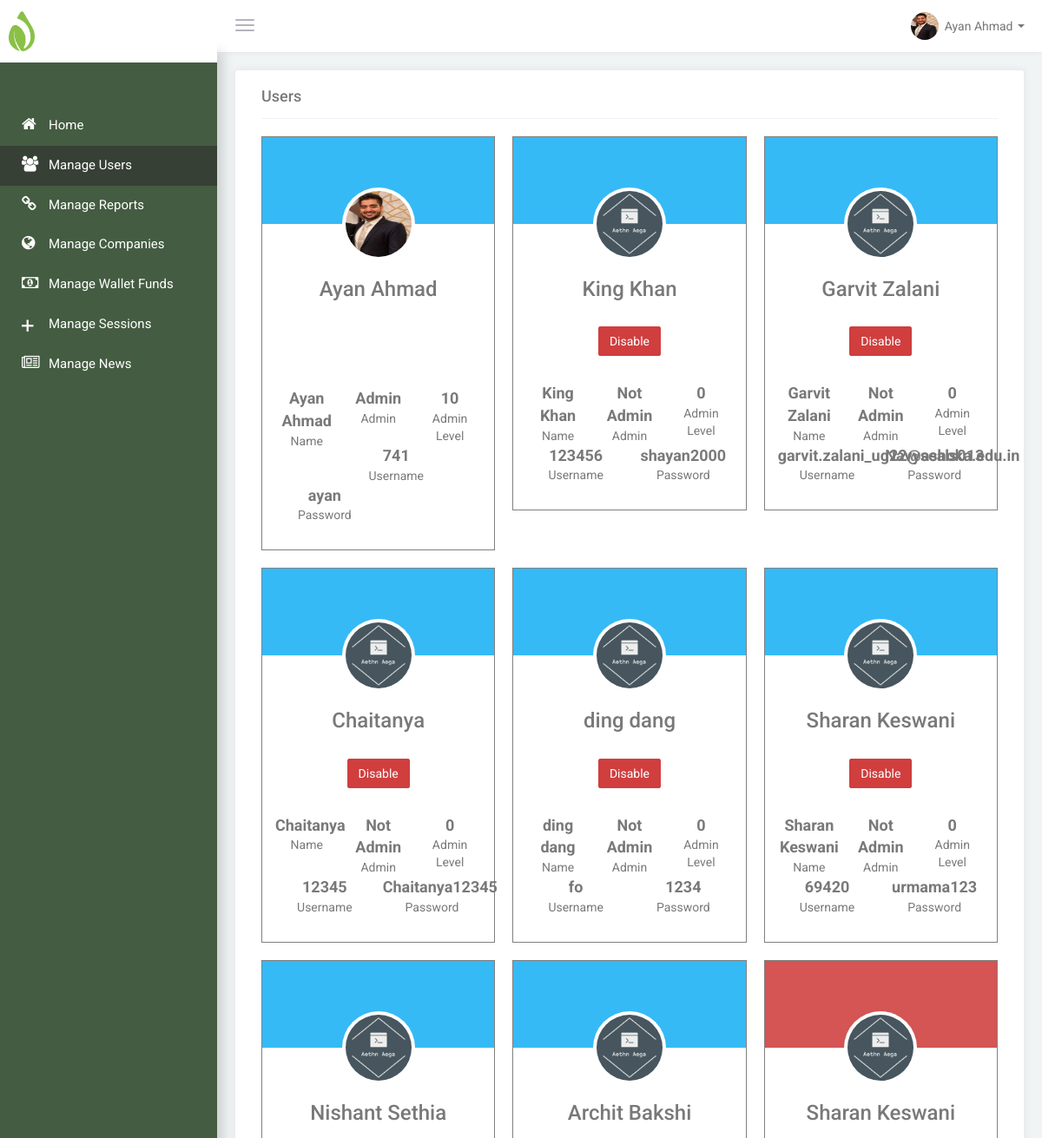
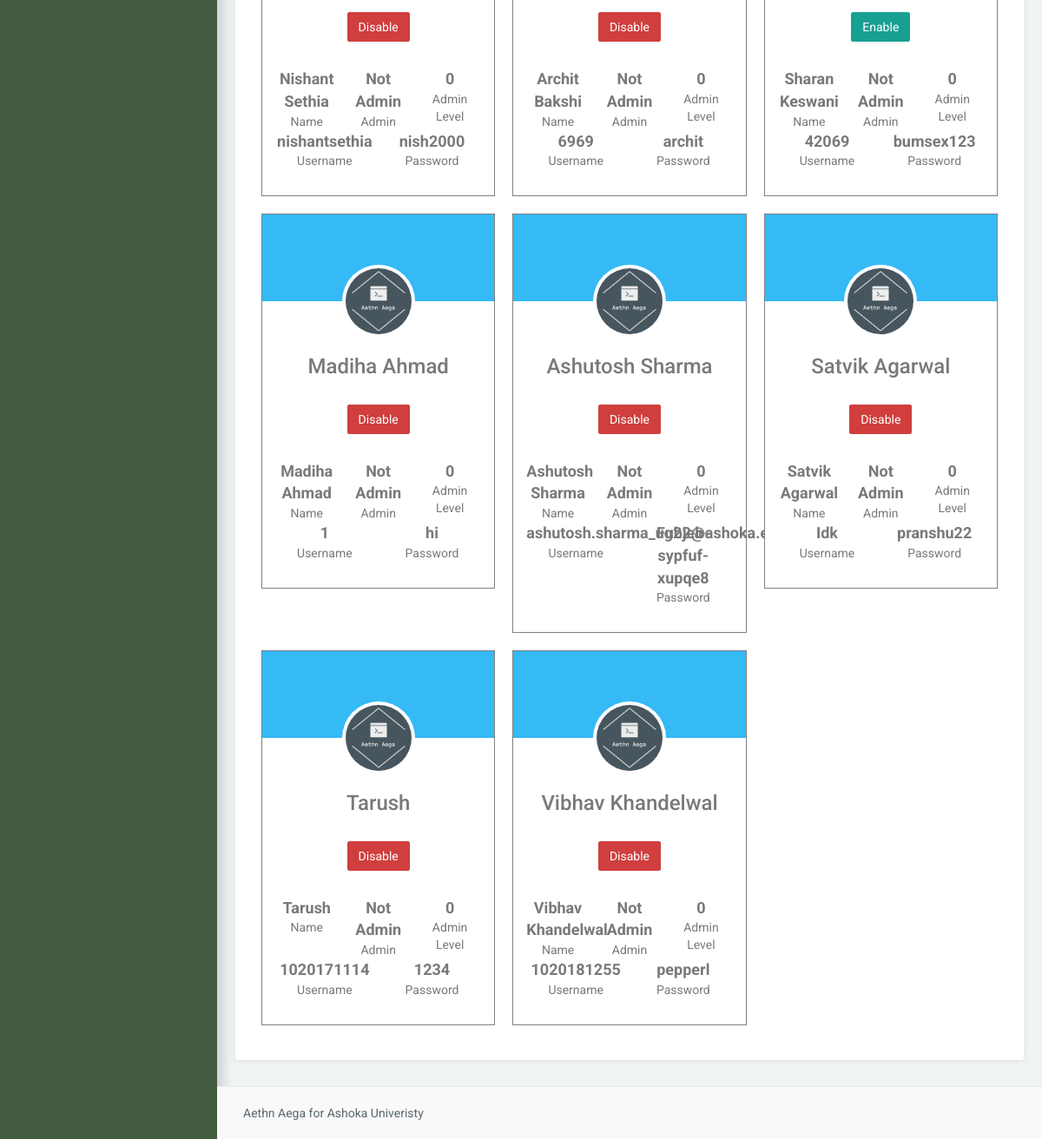
The page /code/admin_user.php (signed in) on the database its author committed (2 pictures, top to bottom).
### tables this page shows
CREATE TABLE `sm_modules` (
  `mo_id` int(255) NOT NULL,
  `mo_name` varchar(698) NOT NULL,
  `mo_href` varchar(698) NOT NULL,
  `mo_icon` varchar(698) NOT NULL,
  `mo_ifadmin` int(10) NOT NULL DEFAULT 0,
  `mo_ifnoadmin` int(10) NOT NULL DEFAULT 1,
  `mo_min_ad_level` int(10) NOT NULL DEFAULT 0,
  `mo_valid` int(2) NOT NULL DEFAULT 1
);

CREATE TABLE `sm_logins` (
  `lum_id` int(255) NOT NULL,
  `lum_name` varchar(698) NOT NULL,
  `lum_img_src` varchar(698) NOT NULL,
  `lum_email` varchar(698) NOT NULL,
  `lum_username` varchar(698) NOT NULL,
  `lum_password` varchar(698) NOT NULL,
  `lum_hash` varchar(698) NOT NULL,
  `lum_ad` int(3) NOT NULL DEFAULT 0,
  `lum_ad_level` int(3) NOT NULL DEFAULT 0,
  `lum_valid` int(2) NOT NULL DEFAULT 1
);

### code/DatabaseConnection.php (called while the page is built, shortened)
<?php
function mysqlSelect($sql){
	$conn = $GLOBALS['conn'];
	$result = $conn->query($sql);
	$dump =array();
	if ($result->num_rows > 0) {
		while($row = $result->fetch_assoc()) {
			$dump[] = $row;
		}
		return $dump;
	} else {
		return "Error: " . $sql . "<br>" . $conn->error;
	}
}
?>

### code/SessionHandler.php (called while the page is built, shortened)
<?php
require_once("DatabaseConnection.php");
require_once("FunctionsController.php");
if(isset($_SESSION['STOCK_SESS_ID']) && is_numeric($_SESSION['STOCK_SESS_ID'])){
	$resp = mysqlSelect("SELECT * FROM `sm_logins` where lum_valid =1 and lum_id = ".$_SESSION['STOCK_SESS_ID']);
	$USER_ARRAY = $resp[0];
}else{
	header("Location: login.php");
	die();
}
$pageViewChecker = mysqlSelect("select * from sm_modules where mo_valid =1 and mo_href = '".basename($_SERVER['PHP_SELF'])."'");
?>

### code/admin_user.php (the view, shortened to what this page needs)
<?php
require_once("SessionHandler.php");
require_once("DatabaseConnection.php");
require_once("FunctionsController.php");
?>
<!DOCTYPE html>
<html lang="en">
<head>
        <link href="css/bootstrap.min.css" rel="stylesheet">
        <link href="css/bootstrap-reset.css" rel="stylesheet">
        <link href="css/animate.css" rel="stylesheet">
        <link href="assets/font-awesome/css/font-awesome.css" rel="stylesheet" />
        <link href="assets/ionicon/css/ionicons.min.css" rel="stylesheet" />
        <link rel="stylesheet" href="assets/morris/morris.css">
        <link href="assets/sweet-alert/sweet-alert.min.css" rel="stylesheet">
        <link href="css/style.css" rel="stylesheet">
        <link href="css/helper.css" rel="stylesheet">
  <link href="assets/sweet-alert/sweet-alert.min.css" rel="stylesheet">
    </head>
    <body>
        <aside class="left-panel">
<?php
getLogoForAdmin();
?>
            <?php
			getModules();
			?>
        </aside>
        <section class="content">
            <header class="top-head container-fluid">
                <button type="button" class="navbar-toggle pull-left">
                    <span class="icon-bar"></span>
                    <span class="icon-bar"></span>
                    <span class="icon-bar"></span>
                </button>
                <nav class=" navbar-default" role="navigation">
<ul class="nav navbar-nav navbar-right top-menu top-right-menu">
                        <li class="dropdown text-center">
                            <a data-toggle="dropdown" class="dropdown-toggle" href="#">
                                <img alt="<?php echo $USER_ARRAY['lum_img_src']; ?>" src="<?php echo $USER_ARRAY['lum_img_src']; ?>" class="img-circle profile-img thumb-sm">
                                <span class="username"><?php echo ucwords($USER_ARRAY['lum_name']) ?> </span> <span class="caret"></span>
                            </a>
                        </li>
                    </ul>
                </nav>
            </header>
            <div class="wraper container-fluid">
                <div class="row">
                    <div class="col-lg-12	">
                        <div class="panel panel-default">
                            <div class="portlet-heading">
                            <div class="panel-heading">
                                <h3 class="panel-title">Users</h3>
                            </div>
                            <div class="panel-body">
                                <div class="row">
                                    <div class="col-md-12 col-sm-12 col-xs-12">
                                    <div class="row">
                               <?php
$boxsql = "SELECT * FROM `sm_logins`";
$boxres = $conn->query($boxsql);
if ($boxres->num_rows > 0) {
	$cc =1;
    while($boxrw = $boxres->fetch_assoc()) {
		if($boxrw['lum_valid'] == 1){
					$give = '
					<form action="AdminController.php" method="post">
				<input name="switch_user_status" type="hidden" value="'.md5(md5(sha1(sha1(md5(md5($boxrw['lum_id'].'AlphaRomeo197RY9')))))).'" />
					<input type="submit" class="btn btn-danger m-t-20" value="Disable" />
					</form>
		';			$bg = 'info';
		}else{
					$give = '<form action="AdminController.php" method="post">
				<input name="switch_user_status" type="hidden" value="'.md5(md5(sha1(sha1(md5(md5($boxrw['lum_id'].'AlphaRomeo197RY9')))))).'" />
					<input type="submit" class="btn btn-success m-t-20" value="Enable" />
					</form>
					';
					$bg = 'danger';
		}
		if($boxrw['lum_ad'] == 0){
			$admi_p = 'Not Admin';
		}else{
			$admi_p= 'Admin';
		}
		echo '
<div class="col-sm-4">
	<div style="border:1px grey solid" class="profile-widget text-center">
		<div class="bg-'.$bg.' bg-profile"></div>
		<img src="'.$boxrw['lum_img_src'].'" class="thumb-lg img-circle img-thumbnail" alt="img">
		<h3>'.$boxrw['lum_name'].'</h3>
		'.($boxrw['lum_id'] == 1 ? "<br><br><br>" : $give).'
		<ul class="list-inline widget-list clearfix">
			<li class="col-md-4"><span>'.$boxrw['lum_name'].'</span>Name</li>
			<li class="col-md-4"><span>'.$admi_p.'</span>Admin</li>
			<li class="col-md-4"><span>'.$boxrw['lum_ad_level'].'</span>Admin Level</li>
			<li class="col-md-6"><span>'.$boxrw['lum_username'].'</span>Username</li>
			<li class="col-md-6"><span>'.$boxrw['lum_password'].'</span>Password</li>
		</ul>
	</div>
</div>
	';
	if(($cc % 3) == 0){
		echo '</div><div class="row">';
	}
	$cc++;
    }
} else {
    echo "0 results";
}
 ?>
                                    </div>
                                     </div>
                                </div>
                            </div>
                        </div>
                    </div>
                </div>
            </div>
            </div>
                        <footer class="footer">
  Aethn Aega for Ashoka Univeristy
            </footer>
        </section>
    </body>
</html>

### code/FunctionsController.php (shortened to what this page needs)
<?php
function getModules(){
		$_USER = $GLOBALS["USER_ARRAY"];
					if($_USER['lum_ad'] ==1){
						$sql = "SELECT * FROM `sm_modules` WHERE `mo_ifadmin`=1 and mo_valid =1 and mo_min_ad_level <= ".$_USER['lum_ad_level'];
					}else{
						$sql = "SELECT * FROM `sm_modules` WHERE `mo_ifnoadmin`=1  and mo_valid =1";
					}
		$results = mysqlSelect($sql);
			if (is_array($results)) {
					echo '
							<nav class="navigation">
								<ul class="list-unstyled">';
				foreach($results as $row ) {
						  if(trim(basename($_SERVER['PHP_SELF'])) == trim(basename($row['mo_href'])) ){
								echo '<li class="active"><a href="#"><i class="'.$row['mo_icon'].'"></i> <span class="nav-label">'.$row['mo_name'].'</span></a></li>';
								}else{
								echo '<li ><a href="'.$row['mo_href'].'"><i class="'.$row['mo_icon'].'"></i> <span class="nav-label">'.$row['mo_name'].'</span></a></li>';
							}
				}
					echo '</ul>
						</nav>';
			}else{
				echo "No Tabs open";
			}
}
function getLogoForAdmin(){
	echo
	'            <div class="logo">
				<a href="https://bodhicapital.in/" class="logo-expanded" target="_blank">
<img src="img/Asset 15.png" class="img-responsive" style="max-width:30px" />
                </a>
            </div>
';
}
?>

### code/css/style.css (style rules this page uses)
body { color: #797979; background-color: #f1f4f5; font-family: 'Roboto', sans-serif; padding: 0px !important; margin: 0px !important; font-size: 14px; }
html { overflow-x: hidden; position: relative; min-height: 100%; }
aside.left-panel { background-color: rgb(68, 92, 65); box-shadow: 7px 60px 12px rgba(0, 0, 0, 0.15); width: 250px; position: fixed; height: 100%; top: 0px; left: 0px; }
.logo { text-align: center; background-color: #ffffff; padding: 13px 10px; }
.logo-expanded { font-size: 20px; letter-spacing: .05em; color: #2f353f !important; font-weight: 700; text-transform: uppercase; }
.navigation { margin: 50px 0px 20px; }
.navigation > ul > li { position: relative; }
.navigation > ul > li > a { display: block; padding: 12px 25px; color: #fff; font-size: 15px; text-decoration: none; transition: all 0.4s; -moz-transition: all 0.4s; -webkit-transition: all 0.4s; -o-transition: all 0.4s; font-weight: 400; outline: none !important; }
.navigation > ul > li:hover > a, .navigation > ul > li.active:hover > a, .navigation > ul > li.active > a { color: #fff; background: rgb(55, 64, 53); }
.navigation ul li a i { margin-right: 6px; font-size: 18px; width: 25px; float: left; }
.navigation ul li a .nav-label { vertical-align: middle; }
header { background-color: #ffffff; box-shadow: 0 0px 8px 0 rgba(0,0,0,0.06),0 1px 0px 0 rgba(0,0,0,0.02); }
header .navbar-default .navbar-nav>li>a { background-color: transparent; line-height: 30px; }
.navbar-toggle { margin: 12px 20px 8px 0px; display: block; padding-left: 0px; }
.navbar-toggle .icon-bar { background-color: #b3b3be; }
.top-menu li { padding: 0px !important; }
.top-menu li >a { color: inherit; text-align: center; padding: 14px 15px; font-size: 16px; display: block; }
.username { font-size: 14px; vertical-align: middle; margin-left: 3px; }
.content { margin-left: 250px; }
.content > .container-fluid { padding-left: 20px; padding-right: 20px; }
.wraper { padding-top: 20px; min-height: 550px; padding-bottom: 70px; }
.footer { color: #58666e; position: absolute; left: 250px; right: 0px; bottom: 0px; padding: 20px 30px; background-color: #f9f9f9; border-top: 1px solid rgba(0, 0, 0, 0.05); }
.profile-widget { background: #ffffff; margin-bottom: 20px; }
.bg-profile { height: 100px; }
.profile-widget .img-thumbnail { margin-top: -42px; border: none; }
.widget-list { padding: 10px; margin-top: 20px; margin-left: 0px; padding-bottom: 30px; }
.widget-list span { display: block; font-weight: bold; font-size: 18px; }

### code/css/helper.css (style rules this page uses)
.log-in-detail a, .icon-list div:hover, .widget-style-1 i, .profile-widget, .portlet, .ionicon-list i { -webkit-transition: all 220ms ease-in-out; -moz-transition: all 220ms ease-in-out; -o-transition: all 220ms ease-in-out; transition: all 220ms ease-in-out; }
.m-t-20 { margin-top: 20px; }
.thumb-sm { height: 32px; width: 32px; }
.thumb-lg { height: 84px; width: 84px; }

### rows shown on the page
sm_modules: mo_name "Home"
sm_modules: mo_name "Manage Users"
sm_modules: mo_name "Manage Reports"
sm_modules: mo_name "Manage Companies"
sm_modules: mo_name "Manage Wallet Funds"
sm_modules: mo_name "Manage Sessions"
sm_modules: mo_name "Manage News"
sm_logins: lum_img_src (picture), lum_name "Ayan Ahmad", lum_valid 1 (drawn), lum_ad "Admin", lum_ad_level "10", lum_username "741", lum_password "ayan"
sm_logins: lum_valid 1 (drawn), lum_img_src (picture), lum_name "King Khan", lum_ad "Not Admin", lum_ad_level "0", lum_username "123456", lum_password "shayan2000"
sm_logins: lum_valid 1 (drawn), lum_img_src (picture), lum_name "Garvit Zalani", lum_ad "Not Admin", lum_ad_level "0", lum_username "garvit.zalani_ug22@ashoka.edu.in", lum_password "Navyseals013"
sm_logins: lum_valid 1 (drawn), lum_img_src (picture), lum_name "Chaitanya", lum_ad "Not Admin", lum_ad_level "0", lum_username "12345", lum_password "Chaitanya12345"
sm_logins: lum_valid 1 (drawn), lum_img_src (picture), lum_name "ding dang", lum_ad "Not Admin", lum_ad_level "0", lum_username "fo", lum_password "1234"
sm_logins: lum_valid 1 (drawn), lum_img_src (picture), lum_name "Sharan Keswani", lum_ad "Not Admin", lum_ad_level "0", lum_username "69420", lum_password "urmama123"
sm_logins: lum_valid 1 (drawn), lum_img_src (picture), lum_name "Nishant Sethia", lum_ad "Not Admin", lum_ad_level "0", lum_username "nishantsethia", lum_password "nish2000"
sm_logins: lum_valid 1 (drawn), lum_img_src (picture), lum_name "Archit Bakshi", lum_ad "Not Admin", lum_ad_level "0", lum_username "6969", lum_password "archit"
sm_logins: lum_valid 0 (drawn), lum_img_src (picture), lum_name "Sharan Keswani", lum_ad "Not Admin", lum_ad_level "0", lum_username "42069", lum_password "bumsex123"
sm_logins: lum_valid 1 (drawn), lum_img_src (picture), lum_name "Madiha Ahmad", lum_ad "Not Admin", lum_ad_level "0", lum_username "1", lum_password "hi"
sm_logins: lum_valid 1 (drawn), lum_img_src (picture), lum_name "Ashutosh Sharma", lum_ad "Not Admin", lum_ad_level "0", lum_username "ashutosh.sharma_ug22@ashoka.edu.in", lum_password "Fubjeb-sypfuf-xupqe8"
sm_logins: lum_valid 1 (drawn), lum_img_src (picture), lum_name "Satvik Agarwal", lum_ad "Not Admin", lum_ad_level "0", lum_username "Idk", lum_password "pranshu22"
sm_logins: lum_valid 1 (drawn), lum_img_src (picture), lum_name "Tarush", lum_ad "Not Admin", lum_ad_level "0", lum_username "1020171114", lum_password "1234"
sm_logins: lum_valid 1 (drawn), lum_img_src (picture), lum_name "Vibhav Khandelwal", lum_ad "Not Admin", lum_ad_level "0", lum_username "1020181255", lum_password "pepperl"
